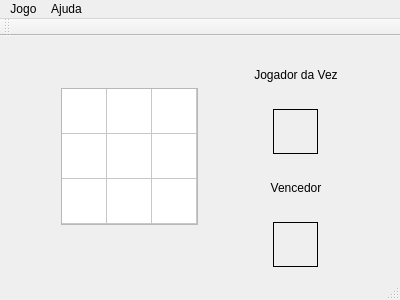
<?xml version="1.0" encoding="UTF-8"?>
<ui version="4.0">
 <class>MainWindow</class>
 <widget class="QMainWindow" name="MainWindow">
  <property name="geometry">
   <rect>
    <x>0</x>
    <y>0</y>
    <width>400</width>
    <height>300</height>
   </rect>
  </property>
  <property name="windowTitle">
   <string>MainWindow</string>
  </property>
  <widget class="QWidget" name="centralWidget">
   <layout class="QHBoxLayout" name="horizontalLayout">
    <item>
     <widget class="QTableWidget" name="jogoVelha">
      <property name="maximumSize">
       <size>
        <width>137</width>
        <height>137</height>
       </size>
      </property>
      <property name="rowCount">
       <number>3</number>
      </property>
      <property name="columnCount">
       <number>3</number>
      </property>
      <attribute name="horizontalHeaderVisible">
       <bool>false</bool>
      </attribute>
      <attribute name="horizontalHeaderDefaultSectionSize">
       <number>45</number>
      </attribute>
      <attribute name="horizontalHeaderMinimumSectionSize">
       <number>45</number>
      </attribute>
      <attribute name="verticalHeaderVisible">
       <bool>false</bool>
      </attribute>
      <attribute name="verticalHeaderDefaultSectionSize">
       <number>45</number>
      </attribute>
      <attribute name="verticalHeaderMinimumSectionSize">
       <number>45</number>
      </attribute>
      <row/>
      <row/>
      <row/>
      <column/>
      <column/>
      <column/>
     </widget>
    </item>
    <item>
     <layout class="QVBoxLayout" name="verticalLayout">
      <item>
       <widget class="QLabel" name="label_4">
        <property name="text">
         <string>Jogador da Vez</string>
        </property>
        <property name="alignment">
         <set>Qt::AlignCenter</set>
        </property>
       </widget>
      </item>
      <item>
       <layout class="QHBoxLayout" name="horizontalLayout_2">
        <item>
         <widget class="QLabel" name="label_2">
          <property name="maximumSize">
           <size>
            <width>45</width>
            <height>45</height>
           </size>
          </property>
          <property name="frameShape">
           <enum>QFrame::Box</enum>
          </property>
          <property name="text">
           <string/>
          </property>
         </widget>
        </item>
       </layout>
      </item>
      <item>
       <widget class="QLabel" name="label_3">
        <property name="text">
         <string>Vencedor</string>
        </property>
        <property name="alignment">
         <set>Qt::AlignCenter</set>
        </property>
       </widget>
      </item>
      <item>
       <layout class="QHBoxLayout" name="horizontalLayout_3">
        <item>
         <widget class="QLabel" name="label">
          <property name="maximumSize">
           <size>
            <width>45</width>
            <height>45</height>
           </size>
          </property>
          <property name="frameShape">
           <enum>QFrame::Box</enum>
          </property>
          <property name="text">
           <string/>
          </property>
         </widget>
        </item>
       </layout>
      </item>
     </layout>
    </item>
   </layout>
  </widget>
  <widget class="QMenuBar" name="menuBar">
   <property name="geometry">
    <rect>
     <x>0</x>
     <y>0</y>
     <width>400</width>
     <height>17</height>
    </rect>
   </property>
   <widget class="QMenu" name="menuJogo">
    <property name="title">
     <string>Jogo</string>
    </property>
    <addaction name="actionReiniciar"/>
    <addaction name="actionSair"/>
   </widget>
   <widget class="QMenu" name="menuAjuda">
    <property name="title">
     <string>Ajuda</string>
    </property>
   </widget>
   <addaction name="menuJogo"/>
   <addaction name="menuAjuda"/>
  </widget>
  <widget class="QToolBar" name="mainToolBar">
   <attribute name="toolBarArea">
    <enum>TopToolBarArea</enum>
   </attribute>
   <attribute name="toolBarBreak">
    <bool>false</bool>
   </attribute>
  </widget>
  <widget class="QStatusBar" name="statusBar"/>
  <action name="actionReiniciar">
   <property name="text">
    <string>Reiniciar</string>
   </property>
  </action>
  <action name="actionSair">
   <property name="text">
    <string>Sair</string>
   </property>
  </action>
 </widget>
 <layoutdefault spacing="6" margin="11"/>
 <resources/>
 <connections/>
</ui>
